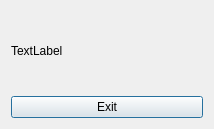
<?xml version="1.0" encoding="UTF-8"?>
<ui version="4.0">
 <class>server</class>
 <widget class="QDialog" name="server">
  <property name="geometry">
   <rect>
    <x>0</x>
    <y>0</y>
    <width>214</width>
    <height>129</height>
   </rect>
  </property>
  <property name="windowTitle">
   <string>Dialog</string>
  </property>
  <layout class="QVBoxLayout" name="verticalLayout">
   <item>
    <widget class="QLabel" name="message_label">
     <property name="text">
      <string>TextLabel</string>
     </property>
    </widget>
   </item>
   <item>
    <widget class="QPushButton" name="exit_button">
     <property name="text">
      <string>Exit</string>
     </property>
    </widget>
   </item>
  </layout>
 </widget>
 <resources/>
 <connections/>
</ui>
